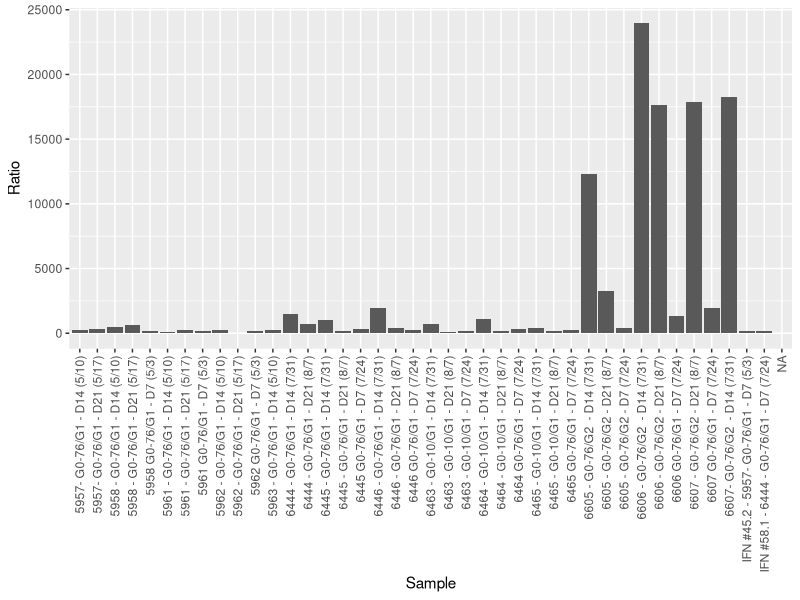

Here is the R script that generated this plot:
## ---- chunk 1
knitr::opts_chunk$set(echo = TRUE)

install.packages("readxl")
library(readxl)
library(ggplot2)


## ---- chunk 2
ELISA <- read_excel("Example ELISA data.xlsx", sheet = "Ratio")

names(ELISA)[4] <- "Ratio"

summary(ELISA)
## ---- chunk 3
ggplot(ELISA, aes(x=Sample, y=Ratio)) + geom_bar(stat="identity") + theme(axis.text.x = element_text(angle = 90, vjust = 0.5, hjust=1))
